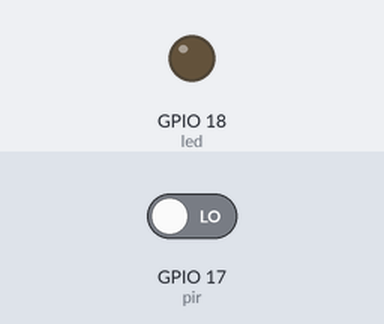
Simulated run of this program. Board: Raspberry Pi (BCM pin numbers). Shown: output pins drawn as LEDs (lit = HIGH). The inputs (shaded band) are chosen by the test bench; at power-on: GPIO 17 (pir) LOW. What the program prints to the terminal is not drawn.

Above: at 1.2 s.
1.3 s: GPIO 17 (pir) driven HIGH
At 1.7 s:
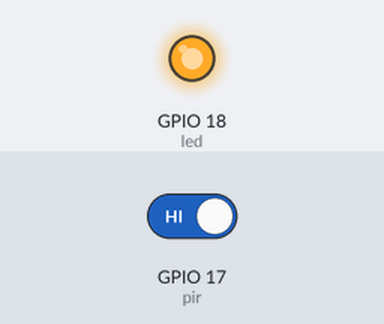
2.8 s: GPIO 17 (pir) driven LOW
At 4.1 s:
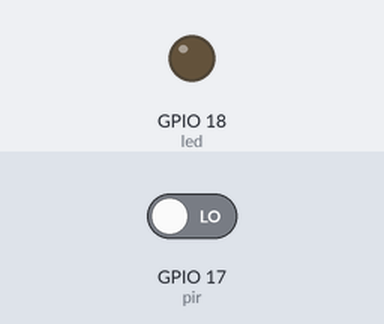
Timing chart, 0 to 5.8 s (numbered marks = the images above; inputs shaded):
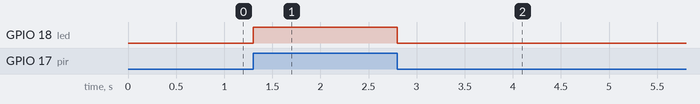

The program:

pir_sensor_test_with_led.py
```python
from gpiozero import MotionSensor, LED
from signal import pause

PIR_PIN = 17
LED_PIN = 18

pir = MotionSensor(PIR_PIN)
led = LED(LED_PIN)

print("PIR motion detection started")
print("Waiting for PIR to stabilize (30–60 seconds)...")

def motion_detected():
    print("Motion detected")
    led.on()

def motion_stopped():
    print("No motion")
    led.off()

pir.when_motion = motion_detected
pir.when_no_motion = motion_stopped

pause()
```

Measured:
- after the input at 1.3 s, GPIO 18 (led): LOW → HIGH at once
- after the input at 2.8 s, GPIO 18 (led): HIGH → LOW at once
